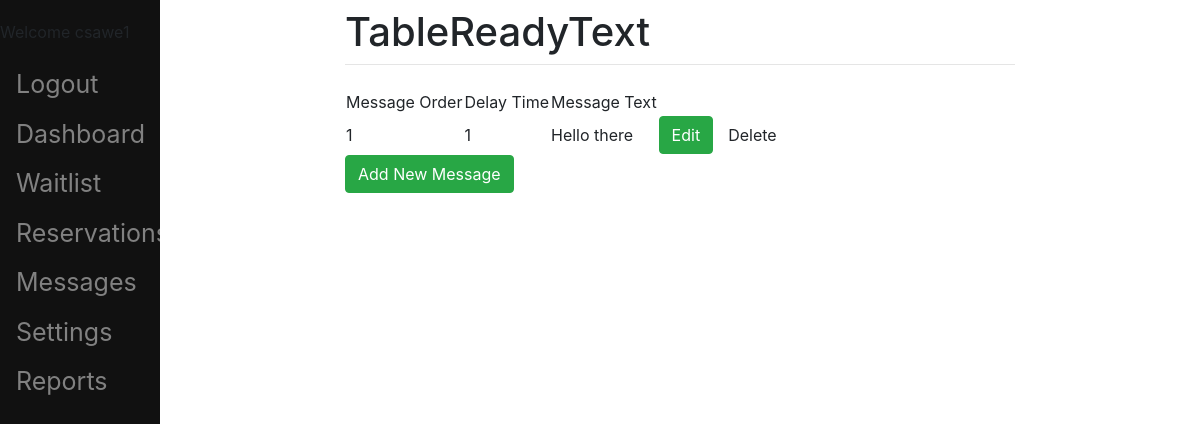
The app's page /message/ (signed in) with its own data.
### main/models.py (models this page shows)
class Message(models.Model):
    message_number = models.IntegerField()
    delay =  models.IntegerField()
    message_text = models.CharField(max_length=200)

### main/views.py (the view, shortened to what this page needs)
# urls.py: path('message/', message_view, name='message-view'),
@login_required
def message_view(request):
    texts = Message.objects.all()
    context = {
        'texts': texts,
    }
    return render(request, 'main/message_list.html', context)

### main/templates/main/message_list.html (shortened to what this page needs)
{% extends 'base.html' %}
{% block content %}
    <div lass='list-group'>
        <table table='table table-hover'>
            <tr>
                <td>Message Order</td>
                <td>Delay Time</td>
                <td>Message Text</td>
            </tr>
            {% for text in texts %}
                <tr>
                    <td>{{text.message_number}}</td>
                    <td>{{text.delay}}</td>
                    <td>{{text.message_text}}</td>
                    <td>
                        <form action='' method="POST" id='textform'>
                            <button class="btn btn-success" name='update_id' type='submit' value='{{text.id}}' form='textform'>Edit</button>
                        </form>
                    </td>
                    <td>
                        <form action='' method="POST" id='textform'>
                            <button class="btn btn-fail" name='delete_id' type='submit' value='{{text.id}}' form='textform'>Delete</button>
                        </form>
                    </td>
                </tr>
            {% endfor %}
        </table>
    </div>
    <div class="input-group mb-3">
        <div class="input-group-prepend">
            <a href='../message_create'><button class="btn btn-success">Add New Message</button></a>
        </div>
    </div>
{% endblock content %}

### templates/base.html (shortened to what this page needs)
<!DOCTYPE html>
<html lang="en">
<head>
    <link rel="stylesheet" href="https://stackpath.bootstrapcdn.com/bootstrap/4.1.3/css/bootstrap.min.css">
    <link rel="stylesheet" href="https://stackpath.bootstrapcdn.com/bootstrap/4.5.0/css/bootstrap.min.css">
</head>
<body>
    <div class="sidenav">
        <div>
          {% if user.is_authenticated %}
            <p>Welcome {{user.username}}</p>
            <a href='/logout'>Logout</a>
          {% endif %}
        </div>
        <a href="/">Dashboard</a>
        <a href="/waitlist">Waitlist</a>
        <a href="/reservation">Reservations</a>
        <a href="/message">Messages</a>
        <a href="/">Settings</a>
        <a href="/">Reports</a>
    </div>
  <div class="main">
    <div class="row justify-content-center">
      <div class="col-8">
        <h1 class="mt-2">TableReadyText</h1>
        <hr class="mt-0 mb-4">
        {% block content %}
        {% endblock %}
      </div>
    </div>
  </div>
</body>
</html>

### templates/base.html (style rules this page uses)
.sidenav { height: 100%; width: 160px; position: fixed; z-index: 1; top: 0; left: 0; background-color: #111; overflow-x: hidden; padding-top: 20px; }
.sidenav a { padding: 6px 8px 6px 16px; text-decoration: none; font-size: 25px; color: #818181; display: block; }
.main { margin-left: 160px; padding: 0px 10px; }

### records on screen
Message: message_number "1", delay "1", message_text "Hello there", {{ text.id }} 5 (drawn)

### other values on screen
{{ user.username }} "csawe1"
